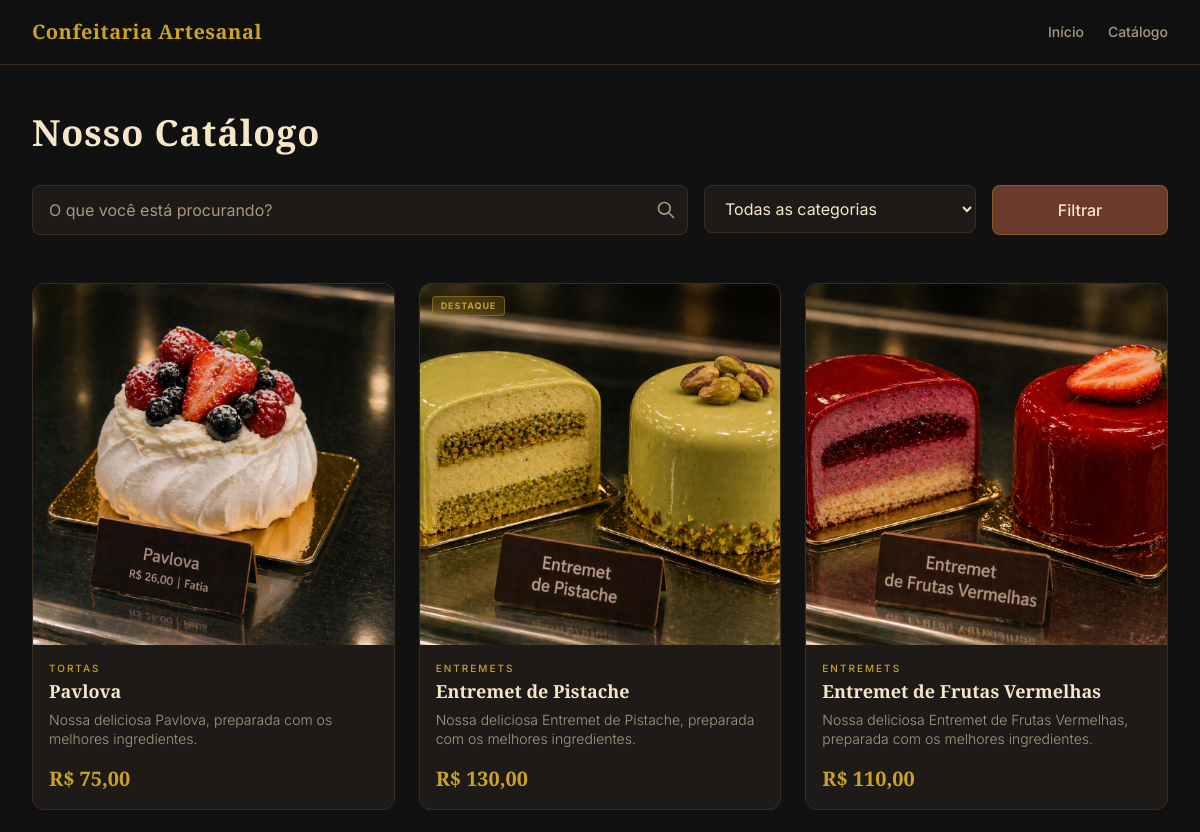
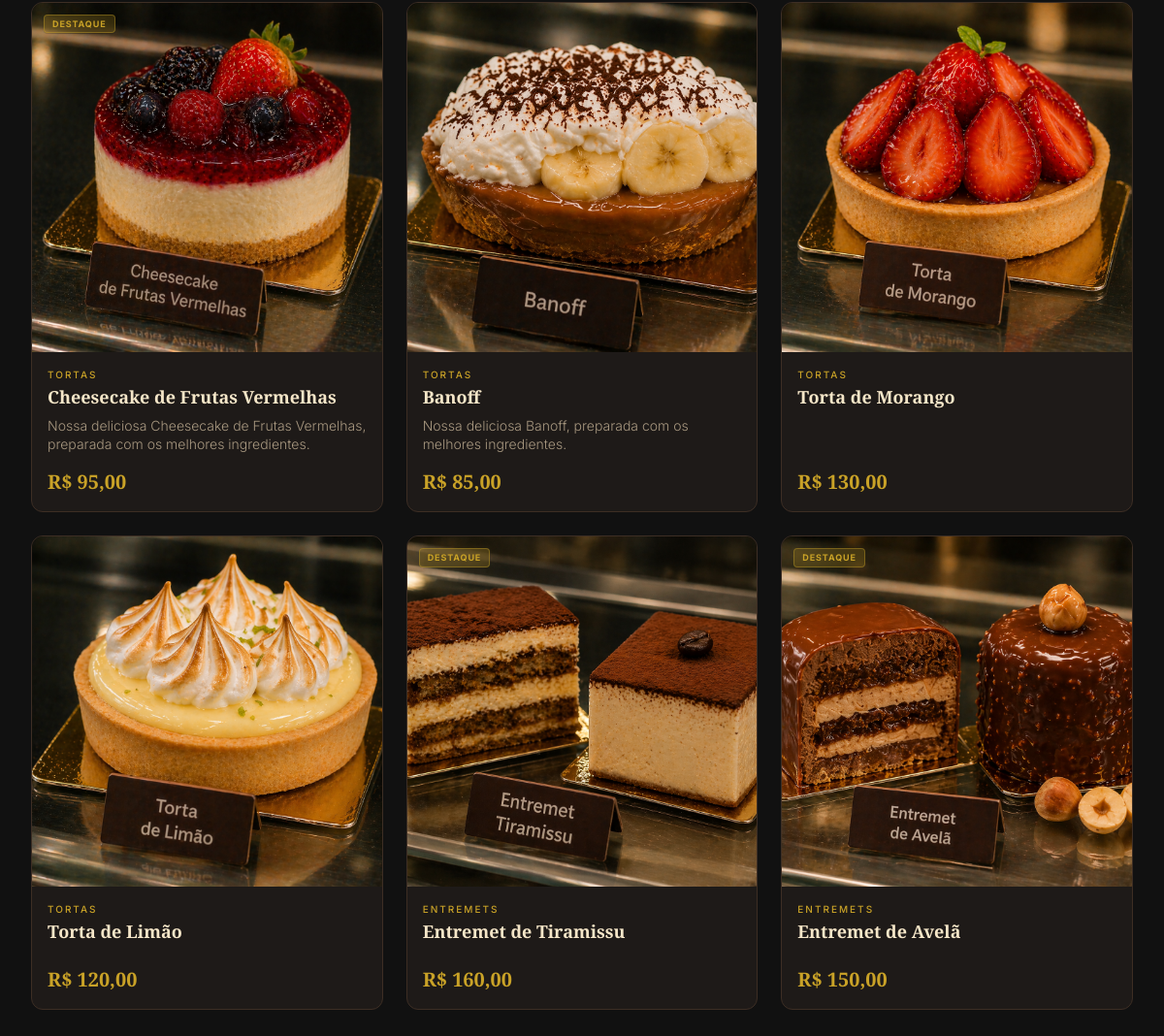
Screenshot of /catalogo/ with the database file from the repository (2 pictures, top to bottom).
### catalog/models.py (models this page shows, shortened)
class Product(models.Model):
    category = models.ForeignKey(
        'Category',
        on_delete=models.PROTECT,
        related_name='products'
    )
    name = models.CharField(max_length=200)
    slug = models.SlugField(unique=True, blank=True, max_length=220)
    description = models.TextField(blank=True)
    price = models.DecimalField(max_digits=8, decimal_places=2)
    image = models.ImageField(upload_to='products/', blank=True, null=True)
    is_available = models.BooleanField(default=True)
    is_featured = models.BooleanField(default=False)
    created_at = models.DateTimeField(auto_now_add=True)
    updated_at = models.DateTimeField(auto_now=True)
    class Meta:
        verbose_name = 'Produto'
        verbose_name_plural = 'Produtos'
        ordering = ['-created_at']
    def get_absolute_url(self):
        return reverse('catalog:product_detail', kwargs={'slug': self.slug})

class Category(models.Model):
    name = models.CharField(max_length=100)
    slug = models.SlugField(unique=True, blank=True)
    created_at = models.DateTimeField(auto_now_add=True)
    updated_at = models.DateTimeField(auto_now=True)
    class Meta:
        verbose_name = 'Categoria'
        verbose_name_plural = 'Categorias'

### catalog/views.py (the view)
# urls.py: path('catalogo/', views.ProductListView.as_view(), name='product_list'),
class ProductListView(ListView):
    model = Product
    template_name = 'catalog/product_list.html'
    context_object_name = 'products'
    paginate_by = 12
    def get_queryset(self):
        queryset = Product.objects.filter(is_available=True)
        category_slug = self.request.GET.get('categoria')
        search_query = self.request.GET.get('busca')
        if category_slug:
            queryset = queryset.filter(category__slug=category_slug)
        if search_query:
            queryset = queryset.filter(name__icontains=search_query)
        return queryset
    def get_context_data(self, **kwargs):
        context = super().get_context_data(**kwargs)
        context['categories'] = Category.objects.all()
        category_slug = self.request.GET.get('categoria')
        if category_slug:
            context['current_category'] = Category.objects.filter(slug=category_slug).first()
        return context

### templates/catalog/product_list.html (shortened to what this page needs)
{% extends 'base.html' %}
{% load static %}
{% block content %}
<section class="py-12 bg-[#111111] min-h-screen">
    <div class="max-w-7xl mx-auto px-4 sm:px-6 lg:px-8">
        <div class="mb-12">
            <h1 class="font-['Playfair_Display'] text-4xl font-bold text-[#F5E6C8] tracking-wide mb-8 text-center sm:text-left">
                Nosso Catálogo
            </h1>
            <form method="get" class="grid grid-cols-1 md:grid-cols-12 gap-4">
                <div class="md:col-span-6 lg:col-span-7">
                    <div class="relative">
                        <input type="text" name="busca" value="{{ request.GET.busca }}"
                               class="w-full px-4 py-3 bg-[#1E1A18] border border-[#3D2E24] rounded-lg text-[#F5E6C8] placeholder-[#A89880] focus:outline-none focus:border-[#C9A227]/60 focus:ring-1 focus:ring-[#C9A227]/30 transition-colors duration-200"
                               placeholder="O que você está procurando?">
                        <button type="submit" class="absolute right-3 top-1/2 -translate-y-1/2 text-[#A89880] hover:text-[#C9A227] transition-colors">
                            <svg xmlns="http://www.w3.org/2000/svg" class="h-5 w-5" fill="none" viewBox="0 0 24 24" stroke="currentColor">
                                <path stroke-linecap="round" stroke-linejoin="round" stroke-width="2" d="M21 21l-6-6m2-5a7 7 0 11-14 0 7 7 0 0114 0z" />
                            </svg>
                        </button>
                    </div>
                </div>
                <div class="md:col-span-4 lg:col-span-3">
                    <select name="categoria" onchange="this.form.submit()"
                            class="w-full px-4 py-3 bg-[#1E1A18] border border-[#3D2E24] rounded-lg text-[#F5E6C8] cursor-pointer focus:outline-none focus:border-[#C9A227]/60 transition-colors duration-200">
                        <option value="">Todas as categorias</option>
                    </select>
                </div>
                <div class="md:col-span-2">
                    <button type="submit" class="w-full px-4 py-3 bg-[#6B3A2A] hover:bg-[#4A2318] text-[#F5E6C8] font-medium rounded-lg transition-all duration-200 border border-[#C9A227]/30">
                        Filtrar
                    </button>
                </div>
            </form>
        </div>
        {% if products %}
            <div class="grid grid-cols-1 sm:grid-cols-2 lg:grid-cols-3 xl:grid-cols-4 gap-6">
                {% for product in products %}
                <a href="{{ product.get_absolute_url }}" class="group bg-[#1E1A18] border border-[#3D2E24] rounded-xl overflow-hidden hover:border-[#C9A227]/40 transition-all duration-300 hover:-translate-y-1 hover:shadow-lg hover:shadow-[#C9A227]/5 flex flex-col">
                    <div class="relative overflow-hidden aspect-square">
                        {% if product.image %}
                            <img src="{{ product.image.url }}" alt="{{ product.name }}" class="w-full h-full object-cover group-hover:scale-105 transition-transform duration-500">
                        {% else %}
                            <img src="{% static 'images/placeholder.jpg' %}" alt="{{ product.name }}" class="w-full h-full object-cover group-hover:scale-105 transition-transform duration-500 opacity-50">
                        {% endif %}
                        <div class="absolute top-3 left-3 flex flex-col gap-2">
                            {% if product.is_featured %}
                            <span class="px-2 py-0.5 bg-[#C9A227]/20 backdrop-blur-md text-[#C9A227] text-[9px] font-bold uppercase tracking-widest rounded border border-[#C9A227]/40">
                                Destaque
                            </span>
                            {% endif %}
                        </div>
                    </div>
                    <div class="p-4 flex flex-col flex-grow">
                        <span class="text-[10px] text-[#C9A227] font-medium uppercase tracking-[0.2em]">{{ product.category.name }}</span>
                        <h3 class="mt-1 font-['Playfair_Display'] text-lg text-[#F5E6C8] font-semibold group-hover:text-[#C9A227] transition-colors leading-tight">{{ product.name }}</h3>
                        <p class="mt-2 text-sm text-[#A89880] line-clamp-2 font-light leading-snug">
                            {{ product.description }}
                        </p>
                        <div class="mt-auto pt-4 flex items-center justify-between">
                            <span class="font-['Playfair_Display'] text-xl text-[#C9A227] font-bold">R$ {{ product.price|floatformat:2 }}</span>
                        </div>
                    </div>
                </a>
                {% endfor %}
            </div>
        {% endif %}
    </div>
</section>
{% endblock %}

### rows the page displays
Product: image (picture), category.name "TORTAS", name "Pavlova", description "Nossa deliciosa Pavlova, preparada com os melhores ingredientes.", price "75,00"
Product: image (picture), is_featured "DESTAQUE", category.name "ENTREMETS", name "Entremet de Pistache", description "Nossa deliciosa Entremet de Pistache, preparada com os melhores ingredientes.", price "130,00"
Product: image (picture), category.name "ENTREMETS", name "Entremet de Frutas Vermelhas", description "Nossa deliciosa Entremet de Frutas Vermelhas, preparada com os melhores ingredientes.", price "110,00"
Product: image (picture), is_featured "DESTAQUE", category.name "TORTAS", name "Cheesecake de Frutas Vermelhas", description "Nossa deliciosa Cheesecake de Frutas Vermelhas, preparada com os melhores ingredientes.", price "95,00"
Product: image (picture), category.name "TORTAS", name "Banoff", description "Nossa deliciosa Banoff, preparada com os melhores ingredientes.", price "85,00"
Product: image (picture), category.name "TORTAS", name "Torta de Morango", price "130,00"
Product: image (picture), category.name "TORTAS", name "Torta de Limão", price "120,00"
Product: image (picture), is_featured "DESTAQUE", category.name "ENTREMETS", name "Entremet de Tiramissu", price "160,00"
Product: image (picture), is_featured "DESTAQUE", category.name "ENTREMETS", name "Entremet de Avelã", price "150,00"
